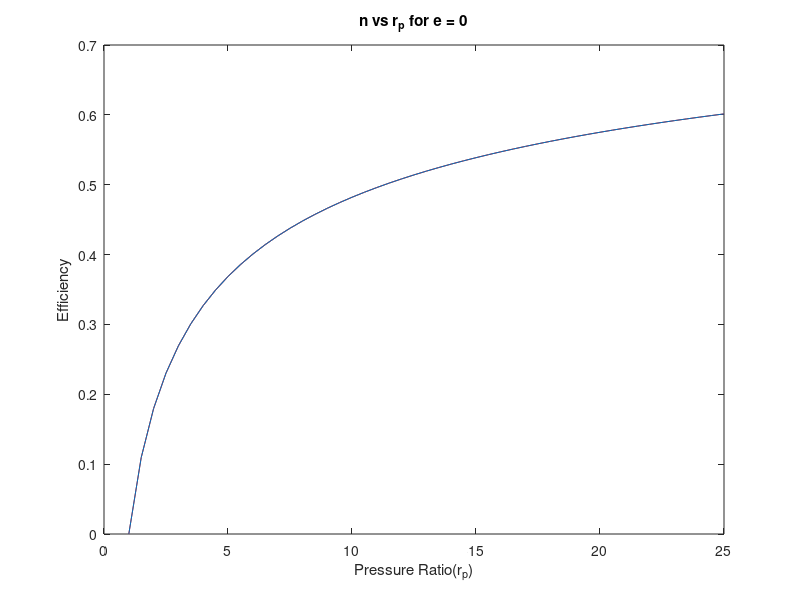

MATLAB code to generate this figure:
clc 
clear all

rp = 1:0.5:25;
k = 1.4;
n = (k-1)/k;
e = [0];
n_noreg = 1 - 1./rp.^(n);
plot(rp, n_noreg, 'r');

ratio1 = 1/3; %T1/T3

for i=1:1:1
  n_reg = ((1 - 1./rp.^n) + ratio1.*(1 - rp.^n))./((1 - e(i)./(rp.^n)) - ratio1.*(rp.^n - e(i).*(rp.^n)));
  hold on
  plot(rp, n_reg);
end


title("n vs r_p for e = 0")
xlabel("Pressure Ratio(r_p)");
ylabel("Efficiency");
%legend("0", "0.2","0.4","0.6","0.8","1");